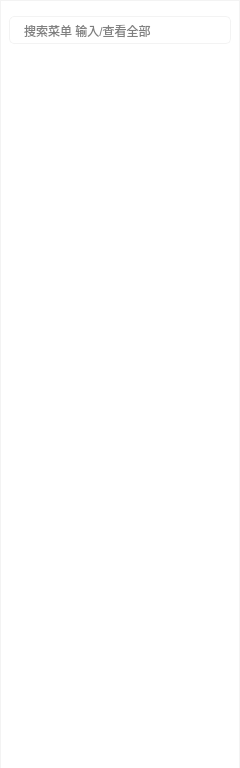
<?xml version="1.0" encoding="UTF-8"?>
<ui version="4.0">
 <class>SecondMenu</class>
 <widget class="QWidget" name="SecondMenu">
  <property name="geometry">
   <rect>
    <x>0</x>
    <y>0</y>
    <width>240</width>
    <height>768</height>
   </rect>
  </property>
  <property name="minimumSize">
   <size>
    <width>240</width>
    <height>0</height>
   </size>
  </property>
  <property name="maximumSize">
   <size>
    <width>240</width>
    <height>16777215</height>
   </size>
  </property>
  <property name="windowTitle">
   <string>Form</string>
  </property>
  <layout class="QVBoxLayout" name="verticalLayout" stretch="0">
   <property name="spacing">
    <number>0</number>
   </property>
   <property name="leftMargin">
    <number>0</number>
   </property>
   <property name="topMargin">
    <number>0</number>
   </property>
   <property name="rightMargin">
    <number>0</number>
   </property>
   <property name="bottomMargin">
    <number>0</number>
   </property>
   <item>
    <widget class="QWidget" name="widget_menu2" native="true">
     <property name="styleSheet">
      <string notr="true">#widget_menu2{
	background-color: #ffffff;
	border: 1px solid #f3f3f3;
}</string>
     </property>
     <layout class="QVBoxLayout" name="verticalLayout_2" stretch="0,0">
      <property name="spacing">
       <number>0</number>
      </property>
      <property name="leftMargin">
       <number>1</number>
      </property>
      <property name="topMargin">
       <number>0</number>
      </property>
      <property name="rightMargin">
       <number>1</number>
      </property>
      <property name="bottomMargin">
       <number>0</number>
      </property>
      <item>
       <widget class="QLineEdit" name="menu_search">
        <property name="styleSheet">
         <string notr="true">#menu_search{
	margin: 16px 8px;
	padding: 5px 12px;
	background-color: #ffffff;
	border-radius: 5px;
	border: 1px solid #f3f3f3;
}
#menu_search:hover{
	border-color: #618dff;
}</string>
        </property>
        <property name="placeholderText">
         <string>搜索菜单 输入/查看全部</string>
        </property>
       </widget>
      </item>
      <item>
       <widget class="QScrollArea" name="menu_show_scroll">
        <property name="cursor" stdset="0">
         <cursorShape>ArrowCursor</cursorShape>
        </property>
        <property name="styleSheet">
         <string notr="true">#menu_show_scroll{
	border: none;
}</string>
        </property>
        <property name="widgetResizable">
         <bool>true</bool>
        </property>
        <widget class="QWidget" name="menu_show">
         <property name="geometry">
          <rect>
           <x>0</x>
           <y>0</y>
           <width>238</width>
           <height>708</height>
          </rect>
         </property>
         <property name="styleSheet">
          <string notr="true">QWidget{
	background-color: #ffffff;
}
QPushButton{
	font-size: 9.5pt;
	padding: 8px 20px;
	background-color: #ffffff;
	border: 1px solid #f3f3f3;
	border-radius: 5px;
}
QPushButton:hover{
	color: #366ef4;
	border-color: #618dff;
}</string>
         </property>
         <layout class="QVBoxLayout" name="verticalLayout_3" stretch="0,1">
          <property name="spacing">
           <number>0</number>
          </property>
          <property name="leftMargin">
           <number>0</number>
          </property>
          <property name="topMargin">
           <number>0</number>
          </property>
          <property name="rightMargin">
           <number>0</number>
          </property>
          <property name="bottomMargin">
           <number>0</number>
          </property>
          <item>
           <widget class="QWidget" name="widget_menu_list" native="true">
            <layout class="QVBoxLayout" name="verticalLayout_second_menus"/>
           </widget>
          </item>
          <item>
           <widget class="QWidget" name="widget_menu2_space" native="true">
            <property name="minimumSize">
             <size>
              <width>0</width>
              <height>0</height>
             </size>
            </property>
            <property name="styleSheet">
             <string notr="true">background-color: #ffffff;</string>
            </property>
           </widget>
          </item>
         </layout>
        </widget>
       </widget>
      </item>
     </layout>
    </widget>
   </item>
  </layout>
 </widget>
 <resources/>
 <connections/>
</ui>
